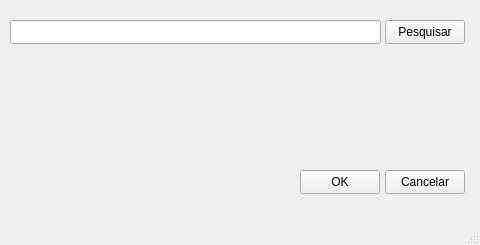
<?xml version="1.0" encoding="UTF-8"?>
<ui version="4.0">
 <class>MainWindow</class>
 <widget class="QMainWindow" name="MainWindow">
  <property name="geometry">
   <rect>
    <x>0</x>
    <y>0</y>
    <width>480</width>
    <height>245</height>
   </rect>
  </property>
  <property name="windowTitle">
   <string>MainWindow</string>
  </property>
  <widget class="QWidget" name="centralwidget">
   <widget class="QPushButton" name="btn_pesquisa">
    <property name="geometry">
     <rect>
      <x>385</x>
      <y>20</y>
      <width>80</width>
      <height>24</height>
     </rect>
    </property>
    <property name="text">
     <string>Pesquisar</string>
    </property>
   </widget>
   <widget class="QLineEdit" name="lineEdit">
    <property name="geometry">
     <rect>
      <x>10</x>
      <y>20</y>
      <width>371</width>
      <height>24</height>
     </rect>
    </property>
   </widget>
   <widget class="QPushButton" name="btn_ok">
    <property name="geometry">
     <rect>
      <x>300</x>
      <y>170</y>
      <width>80</width>
      <height>24</height>
     </rect>
    </property>
    <property name="sizePolicy">
     <sizepolicy hsizetype="Expanding" vsizetype="Fixed">
      <horstretch>0</horstretch>
      <verstretch>0</verstretch>
     </sizepolicy>
    </property>
    <property name="text">
     <string>OK</string>
    </property>
   </widget>
   <widget class="QPushButton" name="btn_cancelar">
    <property name="geometry">
     <rect>
      <x>385</x>
      <y>170</y>
      <width>80</width>
      <height>24</height>
     </rect>
    </property>
    <property name="sizePolicy">
     <sizepolicy hsizetype="Expanding" vsizetype="Fixed">
      <horstretch>0</horstretch>
      <verstretch>0</verstretch>
     </sizepolicy>
    </property>
    <property name="text">
     <string>Cancelar</string>
    </property>
   </widget>
   <widget class="QLabel" name="label">
    <property name="geometry">
     <rect>
      <x>110</x>
      <y>70</y>
      <width>251</width>
      <height>71</height>
     </rect>
    </property>
    <property name="text">
     <string/>
    </property>
   </widget>
  </widget>
  <widget class="QMenuBar" name="menubar">
   <property name="geometry">
    <rect>
     <x>0</x>
     <y>0</y>
     <width>480</width>
     <height>21</height>
    </rect>
   </property>
  </widget>
  <widget class="QStatusBar" name="statusbar"/>
 </widget>
 <resources/>
 <connections/>
</ui>
